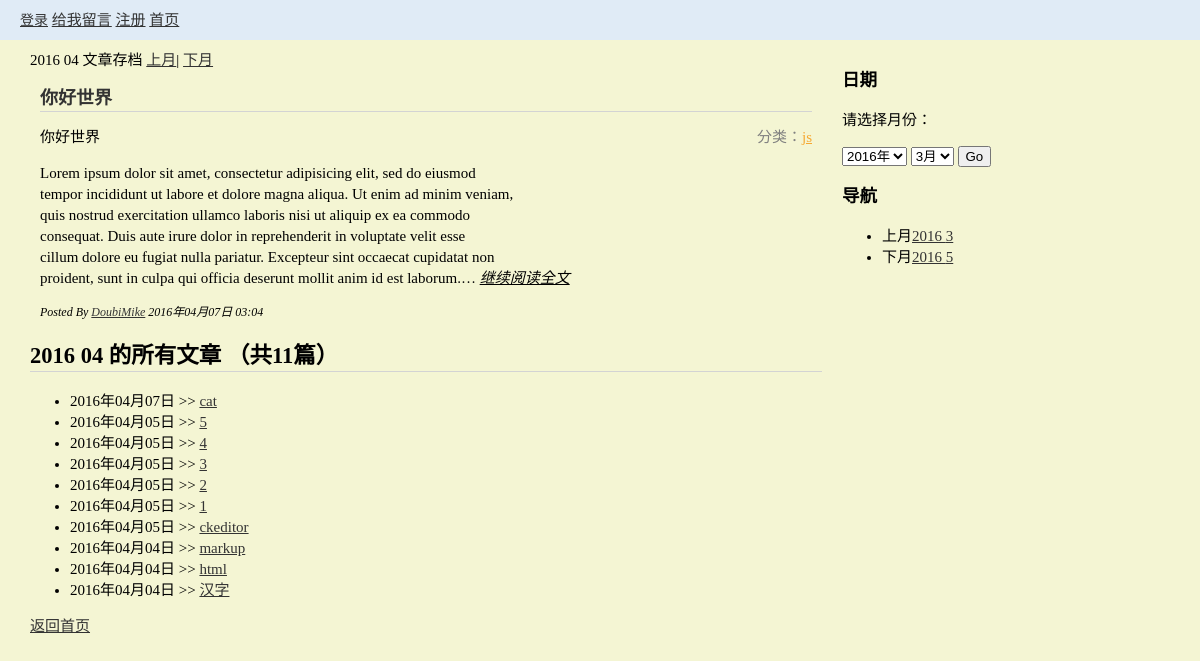
Page /blog/2016/04 on the committed database.
### blog/models.py (models this page shows, shortened)
class Blog(models.Model):
    blog_title = models.CharField(max_length=200)
    blog_content = RichTextField()
    pub_date = models.DateTimeField()
    blog_author = models.ForeignKey(Author,default='DoubiMike')
    blog_category = models.ForeignKey(Category,default='未分类')
    tags = models.ManyToManyField(Tag,blank=True)

class Category(models.Model):
	category = models.CharField(max_length=20)
	def __unicode__(self):
		return self.category

class Author(models.Model):
	name = models.CharField(max_length=30)
	email = models.EmailField(blank=True)
	website = models.URLField(blank=True)

### blog/views.py (the view)
# urls.py: url(r'^(\d{4})/(\d+)$','blog.views.showBytime'),
def showBytime(request,param1,param2):
	year = param1
	month = param2
	allblog =  Blog.objects.filter(pub_date__year=param1).filter(pub_date__month=param2).order_by('-id')
	blog_list = allblog[1:]
	first_blog = allblog[0]
	total_amount = len(allblog)
	year_list = []
	allblog_total = Blog.objects.all()
	for item in allblog_total:
		_year = item.pub_date.year
		if _year not in year_list:
			year_list.append(_year)
	month_list = []
	month_year = Blog.objects.filter(pub_date__year=param1)
	for item in month_year:
		_month = item.pub_date.month
		if _month not in month_list:
			month_list.append(_month)
	month_list.sort()
	year_list.sort()
	print month_list.sort()
	this_month = Blog.objects.filter(pub_date__year=param1).filter(pub_date__month=param2)[0].pub_date.month
	month_index = month_list.index(this_month)
	this_year = Blog.objects.filter(pub_date__year=param1)[0].pub_date.year
	year_index = year_list.index(this_year)
	nextmonth = 0
	prevmonth = 0
	lastmonth_year_index = year_index
	if month_index == 0 and year_index == 0:
		prevmonth = 0
	if month_index == 0 and year_index != 0:
		prevyearblog = Blog.objects.filter(pub_date__year=year_list[year_index-1])
		m2list= []
		for x in prevyearblog:
			_month2 = x.pub_date.month
			if _month2 not in m2list:
				m2list.append(_month2)
		m2list.sort()
		prevmonth = m2list[-1]
		lastmonth_year_index = year_index - 1
	if month_index != 0:
		prevmonth = month_list[month_index -1]
	yearyear = year_list[lastmonth_year_index]
	nextmonth_year_index = year_index
	if month_index == len(month_list)-1 and year_index == len(year_list) - 1:
		nextmonth = 0
	if  month_index == len(month_list)-1 and year_index != len(year_list) - 1:
		nextyearblog = Blog.objects.filter(pub_date__year=year_list[year_index+1])
		m3list= []
		for y in nextyearblog:
			_month3 = y.pub_date.month
			if _month3 not in m3list:
				m3list.append(_month3)
		m3list.sort()
		nextmonth = m3list[0]
		nextmonth_year_index = year_index + 1
	if month_index != len(month_list)-1:
		nextmonth = month_list[month_index +1]
	if nextmonth_year_index == year_index:
		nextmonthyear = year_list[year_index]
	if nextmonth_year_index != year_index:
		nextmonthyear = year_list[nextmonth_year_index]
	return render(request,'blog/showbytime.html',{'blogs':blog_list,'total_amount':total_amount,'year':year,'month':month,'first_blog':first_blog,"year_list":year_list,"month_list":month_list,'prevmonth':prevmonth,'yearyear':yearyear,'nextmonth':nextmonth,'nextmonthyear':nextmonthyear})

### blog/templates/blog/showbytime.html (shortened to what this page needs)
{% extends 'website/base.html' %}
{% load staticfiles %}
{% block content %}
<div class="part1">
    <div>
        <span>{{year}} {{month}} 文章存档</span>
        {% if prevmonth %}
            <a href="/blog/{{yearyear}}/{{prevmonth}}">上月</a>|
        {% endif %}
        {% if nextmonth %}
            <a href="/blog/{{nextmonthyear}}/{{nextmonth}}">下月</a>
        {% endif %}
    </div>
    <div class="newest-article module">
        <h2 class="module__header"><a href="/blog/{{first_blog.id}}">{{ first_blog.blog_title }}</a></h2>
        <span class="article-tag">分类：<a href="/blog/{{first_blog.blog_category}}">{{first_blog.blog_category}}</a></span> {% autoescape off %} {{ first_blog.blog_content|truncatechars:500 }} {% endautoescape %}
        <a href="/blog/{{first_blog.id}}" class="goonreading    ">继续阅读全文</a>
        <div class="article-info">
            <span>Posted By <a href="/">{{first_blog.blog_author.name}}</a></span>
            <span>{{ first_blog.pub_date|date:"Y年m月d日 h:m"}}</span>
        </div>
    </div>
    <h2>{{year}} {{month}} 的所有文章 （共{{total_amount}}篇）</h2>
    <ul>
    {% for blog in blogs %}
        <li><span>{{blog.pub_date|date:"Y年m月d日"}}</span> >> <a href="/blog/{{blog.id}}" id='{{blog.id}}'>{{blog.blog_title}}</a></li>
    {% endfor %}
    </ul>
    <a href="/">返回首页</a>
</div>
<div class="part2">
    <div>
        <h3>日期</h3>
        <p>请选择月份：</p>
        <form action="/blog/getyandm" id="getyandm">
        <select name="year" id="year_select">
            {% for year in year_list %}
            <option value="{{year}}">{{year}}年</option>
            {% endfor %}
        </select>
        <select name="month" id="month_select">
            {% for month in month_list %}
            <option value="{{month}}">{{month}}月</option>
            {% endfor %}
        </select>
        <button id="year-month-query">Go</button>
        </form>
    </div>
    <div>
        <h3>导航</h3>
        <ul>
        {% if prevmonth %}
            <li>上月<a href="/blog/{{yearyear}}/{{prevmonth}}">{{yearyear}} {{prevmonth}}</a></li>
            {% endif %}
        {% if nextmonth %}
            <li>下月<a href="/blog/{{nextmonthyear}}/{{nextmonth}}">{{nextmonthyear}} {{nextmonth}}</a></li>
            {% endif %}
        </ul>
    </div>
    </div>
   {% endblock %}

### website/static/website/css/style.css (style rules this page uses)
* { box-sizing: border-box; }
html { font-size: 62.5%; height: 100%; }
body { font-size: 15px; font-size: 1.5rem; margin: 0; background-color: #F4F5D3; line-height: 1.4; height: 100%; }
h2 { border-bottom: 1px solid #d3d3d3; }
a { color: #333; }
.module { margin: 10px; }
.module__header { font-size: 1.8rem; }
.part1 { width: 70%; float: left; padding: 10px; }
.part2 { width: 30%; float: right; padding: 10px; }
.article-tag { float: right; color: gray; }
.article-tag a { color: #F6A831; }
.newest-article h2 a { text-decoration: none; }
.article-info { font-style: italic; font-size: 1.2rem; }
.goonreading { color: #000; font-style: italic; }

### rows in the picture
Blog: blog_title "你好世界", blog_category "js", blog_content "你好世界 Lorem ipsum dolor sit amet, consectetur adipisicing elit, sed do eiusmod tempor incididunt ut labore et dolore magna aliqua. Ut enim ad minim veniam, quis nostrud exercitation ullamco laboris nisi ut aliquip ex ea commodo consequat. Duis aute irure dolor in reprehenderit in voluptate velit esse cillum dolore eu fugiat nulla pariatur. Excepteur sint occaecat cupidatat non proident, sunt in culpa qui officia deserunt mollit anim id est laborum.…", blog_author.name "DoubiMike", pub_date "2016年04月07日 03:04"
Blog: pub_date "2016年04月07日", blog_title "cat"
Blog: pub_date "2016年04月05日", blog_title "5"
Blog: pub_date "2016年04月05日", blog_title "4"
Blog: pub_date "2016年04月05日", blog_title "3"
Blog: pub_date "2016年04月05日", blog_title "2"
Blog: pub_date "2016年04月05日", blog_title "1"
Blog: pub_date "2016年04月05日", blog_title "ckeditor"
Blog: pub_date "2016年04月04日", blog_title "markup"
Blog: pub_date "2016年04月04日", blog_title "html"
Blog: pub_date "2016年04月04日", blog_title "汉字"

### other values in the picture
{{ year }} "2016"
{{ month }} "04"
{{ total_amount }} "11"
{{ yearyear }} "2016"
{{ prevmonth }} "3"
{{ nextmonthyear }} "2016"
{{ nextmonth }} "5"
form field year "2016年"
form field month "3月"
